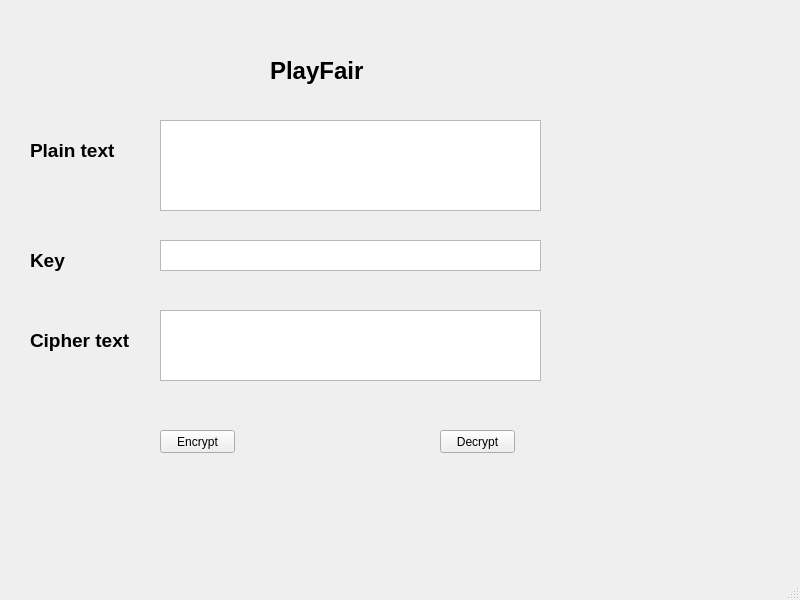
<?xml version="1.0" encoding="UTF-8"?>
<ui version="4.0">
 <class>MainWindow</class>
 <widget class="QMainWindow" name="MainWindow">
  <property name="geometry">
   <rect>
    <x>0</x>
    <y>0</y>
    <width>800</width>
    <height>600</height>
   </rect>
  </property>
  <property name="windowTitle">
   <string>MainWindow</string>
  </property>
  <widget class="QWidget" name="centralwidget">
   <widget class="QPushButton" name="btn_encrypt">
    <property name="geometry">
     <rect>
      <x>160</x>
      <y>430</y>
      <width>75</width>
      <height>23</height>
     </rect>
    </property>
    <property name="text">
     <string>Encrypt</string>
    </property>
   </widget>
   <widget class="QLabel" name="label">
    <property name="geometry">
     <rect>
      <x>270</x>
      <y>40</y>
      <width>131</width>
      <height>61</height>
     </rect>
    </property>
    <property name="font">
     <font>
      <pointsize>18</pointsize>
      <weight>75</weight>
      <bold>true</bold>
     </font>
    </property>
    <property name="text">
     <string>PlayFair</string>
    </property>
   </widget>
   <widget class="QPushButton" name="btn_decrypt">
    <property name="geometry">
     <rect>
      <x>440</x>
      <y>430</y>
      <width>75</width>
      <height>23</height>
     </rect>
    </property>
    <property name="text">
     <string>Decrypt</string>
    </property>
   </widget>
   <widget class="QLabel" name="label_4">
    <property name="geometry">
     <rect>
      <x>30</x>
      <y>250</y>
      <width>111</width>
      <height>21</height>
     </rect>
    </property>
    <property name="font">
     <font>
      <pointsize>14</pointsize>
      <weight>75</weight>
      <bold>true</bold>
     </font>
    </property>
    <property name="text">
     <string>Key</string>
    </property>
   </widget>
   <widget class="QPlainTextEdit" name="txt_cipher_text">
    <property name="geometry">
     <rect>
      <x>160</x>
      <y>310</y>
      <width>381</width>
      <height>71</height>
     </rect>
    </property>
   </widget>
   <widget class="QLabel" name="label_3">
    <property name="geometry">
     <rect>
      <x>30</x>
      <y>330</y>
      <width>111</width>
      <height>21</height>
     </rect>
    </property>
    <property name="font">
     <font>
      <pointsize>14</pointsize>
      <weight>75</weight>
      <bold>true</bold>
     </font>
    </property>
    <property name="text">
     <string>Cipher text</string>
    </property>
   </widget>
   <widget class="QLabel" name="label_5">
    <property name="geometry">
     <rect>
      <x>30</x>
      <y>140</y>
      <width>111</width>
      <height>21</height>
     </rect>
    </property>
    <property name="font">
     <font>
      <pointsize>14</pointsize>
      <weight>75</weight>
      <bold>true</bold>
     </font>
    </property>
    <property name="text">
     <string>Plain text</string>
    </property>
   </widget>
   <widget class="QPlainTextEdit" name="txt_plain_text">
    <property name="geometry">
     <rect>
      <x>160</x>
      <y>120</y>
      <width>381</width>
      <height>91</height>
     </rect>
    </property>
   </widget>
   <widget class="QPlainTextEdit" name="txt_key">
    <property name="geometry">
     <rect>
      <x>160</x>
      <y>240</y>
      <width>381</width>
      <height>31</height>
     </rect>
    </property>
   </widget>
  </widget>
  <widget class="QMenuBar" name="menubar">
   <property name="geometry">
    <rect>
     <x>0</x>
     <y>0</y>
     <width>800</width>
     <height>21</height>
    </rect>
   </property>
  </widget>
  <widget class="QStatusBar" name="statusbar"/>
 </widget>
 <resources/>
 <connections/>
</ui>
